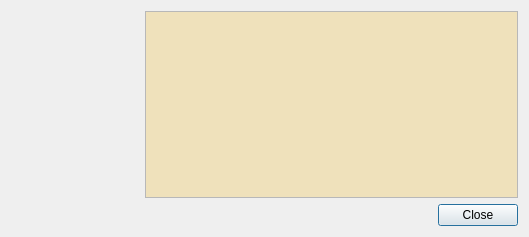
<?xml version="1.0" encoding="UTF-8"?>
<ui version="4.0">
 <class>Dialog</class>
 <widget class="QDialog" name="Dialog">
  <property name="geometry">
   <rect>
    <x>0</x>
    <y>0</y>
    <width>529</width>
    <height>237</height>
   </rect>
  </property>
  <property name="windowTitle">
   <string>About CMAPS Region Generator</string>
  </property>
  <property name="windowIcon">
   <iconset resource="resources.qrc">
    <normaloff>:/plugins/cmapsregiongenerator/icon.png</normaloff>:/plugins/cmapsregiongenerator/icon.png</iconset>
  </property>
  <property name="modal">
   <bool>true</bool>
  </property>
  <layout class="QGridLayout" name="gridLayout">
   <item row="0" column="0">
    <layout class="QHBoxLayout" name="horizontalLayout">
     <item>
      <layout class="QVBoxLayout" name="verticalLayout">
       <item>
        <widget class="QLabel" name="centigonIconLabel">
         <property name="sizePolicy">
          <sizepolicy hsizetype="Fixed" vsizetype="Fixed">
           <horstretch>0</horstretch>
           <verstretch>0</verstretch>
          </sizepolicy>
         </property>
         <property name="minimumSize">
          <size>
           <width>128</width>
           <height>128</height>
          </size>
         </property>
         <property name="text">
          <string/>
         </property>
         <property name="pixmap">
          <pixmap resource="resources.qrc">:/plugins/cmapsregiongenerator/centigonsolutions_logo.png</pixmap>
         </property>
         <property name="alignment">
          <set>Qt::AlignCenter</set>
         </property>
        </widget>
       </item>
       <item>
        <spacer name="verticalSpacer">
         <property name="orientation">
          <enum>Qt::Vertical</enum>
         </property>
         <property name="sizeHint" stdset="0">
          <size>
           <width>20</width>
           <height>40</height>
          </size>
         </property>
        </spacer>
       </item>
       <item>
        <widget class="QLabel" name="lutraLogoLabel">
         <property name="sizePolicy">
          <sizepolicy hsizetype="Fixed" vsizetype="Fixed">
           <horstretch>0</horstretch>
           <verstretch>0</verstretch>
          </sizepolicy>
         </property>
         <property name="minimumSize">
          <size>
           <width>128</width>
           <height>46</height>
          </size>
         </property>
         <property name="text">
          <string/>
         </property>
         <property name="pixmap">
          <pixmap resource="resources.qrc">:/plugins/cmapsregiongenerator/lutra_logo.png</pixmap>
         </property>
        </widget>
       </item>
      </layout>
     </item>
     <item>
      <widget class="QTextBrowser" name="aboutBrowser">
       <property name="html">
        <string>&lt;!DOCTYPE HTML PUBLIC &quot;-//W3C//DTD HTML 4.0//EN&quot; &quot;http://www.w3.org/TR/REC-html40/strict.dtd&quot;&gt;
&lt;html&gt;&lt;head&gt;&lt;meta name=&quot;qrichtext&quot; content=&quot;1&quot; /&gt;&lt;style type=&quot;text/css&quot;&gt;
p, li { white-space: pre-wrap; }
&lt;/style&gt;&lt;/head&gt;&lt;body style=&quot; font-family:'MS Shell Dlg 2'; font-size:8.25pt; font-weight:400; font-style:normal;&quot; bgcolor=&quot;#efe1bb&quot;&gt;
&lt;p style=&quot;-qt-paragraph-type:empty; margin-top:12px; margin-bottom:12px; margin-left:0px; margin-right:0px; -qt-block-indent:0; text-indent:0px; font-size:8pt;&quot;&gt;&lt;br /&gt;&lt;/p&gt;&lt;/body&gt;&lt;/html&gt;</string>
       </property>
       <property name="acceptRichText">
        <bool>false</bool>
       </property>
       <property name="textInteractionFlags">
        <set>Qt::LinksAccessibleByKeyboard|Qt::LinksAccessibleByMouse|Qt::TextBrowserInteraction|Qt::TextSelectableByKeyboard|Qt::TextSelectableByMouse</set>
       </property>
       <property name="openExternalLinks">
        <bool>true</bool>
       </property>
       <property name="openLinks">
        <bool>true</bool>
       </property>
      </widget>
     </item>
    </layout>
   </item>
   <item row="1" column="0">
    <widget class="QDialogButtonBox" name="buttonBox">
     <property name="orientation">
      <enum>Qt::Horizontal</enum>
     </property>
     <property name="standardButtons">
      <set>QDialogButtonBox::Close</set>
     </property>
    </widget>
   </item>
  </layout>
 </widget>
 <resources>
  <include location="resources.qrc"/>
 </resources>
 <connections>
  <connection>
   <sender>buttonBox</sender>
   <signal>rejected()</signal>
   <receiver>Dialog</receiver>
   <slot>close()</slot>
   <hints>
    <hint type="sourcelabel">
     <x>295</x>
     <y>284</y>
    </hint>
    <hint type="destinationlabel">
     <x>286</x>
     <y>274</y>
    </hint>
   </hints>
  </connection>
 </connections>
</ui>
